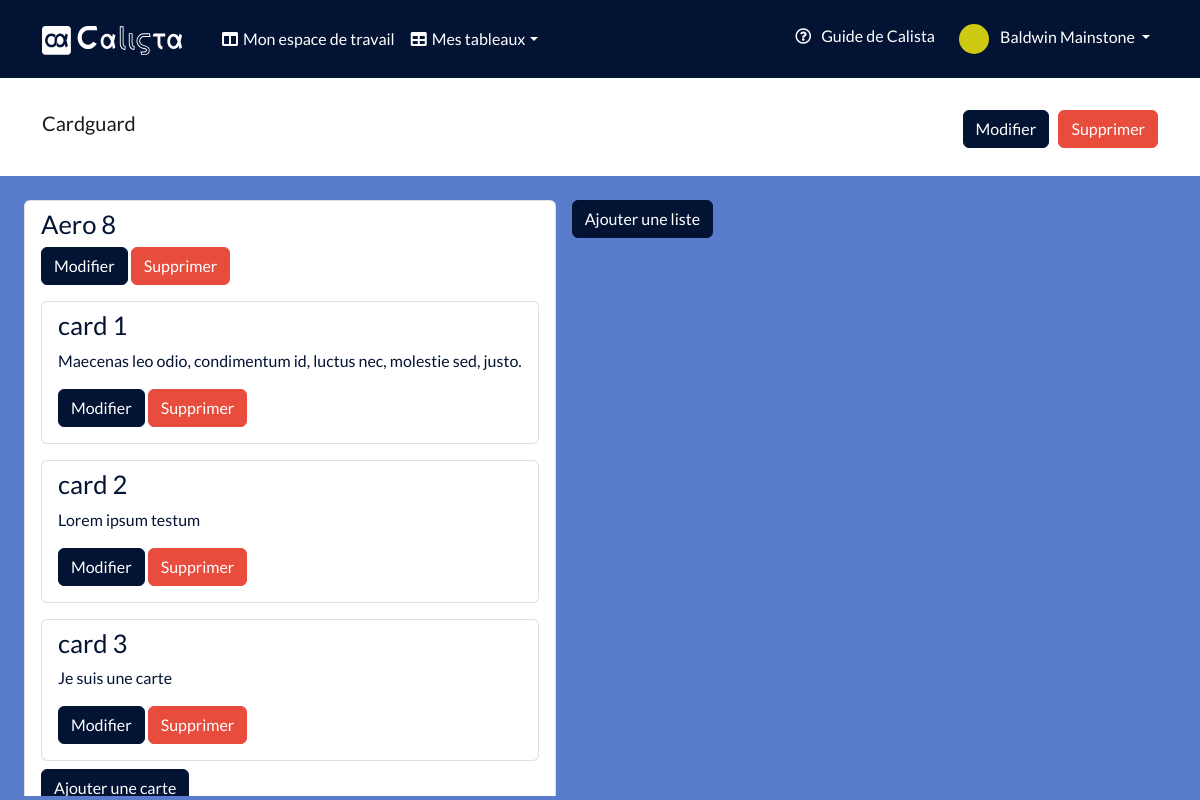
/boards/show.php?id=1 (signed in), run on the app's committed database.
### tables this page shows
CREATE TABLE User_app(
   id INT AUTO_INCREMENT,
   email_user_app VARCHAR(100),
   type_account_user_app VARCHAR(50),
   password_user_app VARCHAR(64),
   first_name_user_app VARCHAR(50),
   last_name_user_app VARCHAR(50),
   state_of_account_user_app BOOLEAN,
   color_user_app VARCHAR(50) DEFAULT 'blue',
   profile_picture_user_app VARCHAR(50),
   creation_date_user_app DATE,
   PRIMARY KEY(id)
);

CREATE TABLE Board(
   id INT auto_increment,
   name_board VARCHAR(200),
   creation_date_board DATETIME,
   position_board INT,
   color_board VARCHAR(50) DEFAULT 'blue',
   id_user_app INT NOT NULL,
   PRIMARY KEY(id),
   FOREIGN KEY(id_user_app) REFERENCES User_app(id) ON UPDATE CASCADE ON DELETE CASCADE
);

CREATE TABLE List_app(
   id INT auto_increment,
   name_list_app VARCHAR(200),
   position_list_app INT,
   creation_date_list_app DATE,
   id_board INT NOT NULL,
   PRIMARY KEY(id),
   FOREIGN KEY(id_board) REFERENCES Board(id) ON UPDATE CASCADE ON DELETE CASCADE
);

CREATE TABLE Card(
   id INT auto_increment,
   name_card VARCHAR(200),
   position_card INT,
   starting_date_card DATE,
   content_card VARCHAR(2000),
   creation_date_card DATE,
   due_date_card DATE,
   color_card VARCHAR(50),
   id_list_app INT NOT NULL,
   PRIMARY KEY(id),
   FOREIGN KEY(id_list_app) REFERENCES List_app(id) ON UPDATE CASCADE ON DELETE CASCADE
);

### Controllers/Controller.php (called while the page is built, shortened)
<?php
abstract class Controller
{
    protected function view(string $fileName, array $data = [])
    {
        $filePath = base_path(self::VIEW_PATH . '/' . $fileName);
        if (file_exists($filePath)) {
            $userid = self::getCurrentUserId();
            if ($userid) {
                $user = User_app::find($userid);
            }
            require $filePath;
        }
    }
    protected static function getCurrentUserId()
    {
        return session('id');
    }
}

### Controllers/BoardsController.php (called while the page is built, shortened)
<?php
class BoardsController extends Controller
{
    public function show()
    {
        $boardId = $_GET['id'] ?? null;
        $board = Board::find($boardId);
        $lists = $board->listapp();
        $listIds = [];
        $newLists = [];
        foreach ($lists as $list) {
            $listIds[] = $list['id'];
            $newLists[$list['id']] = $list;
            $newLists[$list['id']]['cards'] = [];
        }
        $lists = $newLists;
        $cards = Card::getCardsFromListIds($listIds);
        foreach ($cards as $card) {
            $lists[$card['id_list_app']]['cards'][] = $card;
        }
        usort($lists, fn ($a, $b) => $a['position_list_app'] <=> $b['position_list_app']);
        return $this->view('boards/show.php', [
            'board' => $board,
            'lists' => $lists,
        ]);
    }
}

### public/boards/show.php (called while the page is built, shortened)
<?php
$controller = new Controllers\BoardsController();
switch ($_SERVER['REQUEST_METHOD']) {
    case 'GET':
        $controller->show();
        break;
}

### Models/Model.php (called while the page is built, shortened)
<?php
abstract class Model
{
    protected static $db;
    protected $table;
    protected $identifier = 'id';
    public function hydrate(array $data): self
    {
        return $this;
    }
    public static function find($id)
    {
        $model = new static();
        $data = $model->select(
            "SELECT * FROM {$model->getTable()} WHERE {$model->getIdentifier()} = :id",
            [':id' => $id],
            1
        );
        return $model->hydrate($data);
    }
    public static function select(
        string $sql,
        array $data = [],
        ?int $limit = null,
        int $mode = PDO::FETCH_ASSOC
    ): array {
        $builder = new static();
        if ($limit) {
            $sql .= ' LIMIT ' . $limit;
        }
        $req = $builder::db()->prepare($sql);
        $req->execute($data);
        if ($limit === 1) {
            return $req->fetch($mode) ?: [];
        } else {
            return $req->fetchAll($mode) ?: [];
        }
    }
    public function getTable()
    {
        return $this->table;
    }
    public function getIdentifier()
    {
        return $this->identifier;
    }
    public static function db()
    {
        return self::$db;
    }
    protected static function openConnection()
    {
        $DSN = DB_PDO_DRIVER
            . ':host=' . DB_HOSTNAME
            . ';port=' . DB_PORT
            . ';dbname=' . DB_DATABASE;
        try {
            self::$db = new PDO($DSN, DB_USERNAME, DB_PASSWORD, [
                PDO::ATTR_PERSISTENT => true,
            ]);
        } catch (PDOException $e) {
            echo $e->getMessage() . '<br>';
            exit();
        }
    }
}

### Models/Board.php (called while the page is built, shortened)
<?php
class Board extends Model
{
    public $id;
    public static function find($id): Board
    {
        return parent::find($id);
    }
    public function listapp(): array
    {
        $model = new List_App();
        return $this->select("SELECT * FROM {$model->getTable()} WHERE id_board = :board_id", [
            'board_id' => $this->id,
        ]);
    }
}

### supports/helpers.php (called while the page is built, shortened)
<?php
if (!function_exists('session')) {
    function session(?string $key = null, $value = null)
    {
        if ($key and !is_null($value)) {
            $_SESSION[$key] = $value;
            return true;
        } elseif ($key) {
            return $_SESSION[$key] ?? null;
        }
        return $_SESSION;
    }
}

### Models/User_app.php (called while the page is built, shortened)
<?php
class User_app extends Model
{
    public $first_name_user_app;
    public $last_name_user_app;
    public static function find($id)
    {
        return parent::find($id);
    }
    public function getFullName()
    {
        return $this->first_name_user_app . ' ' . $this->last_name_user_app;
    }
}

### Models/Card.php (called while the page is built, shortened)
<?php
class Card extends Model
{
    public static function getCardsFromListIds(array $listIds): array
    {
        $model = new Card();
        return $model->select("SELECT * FROM {$model->getTable()} WHERE id_list_app IN (:list_ids)", [
            'list_ids' => implode(',', $listIds),
        ]);
    }
}

### Views/boards/show.php (the view, shortened to what this page needs)
<!DOCTYPE html>
<html lang="fr">
<head>
    <link rel="stylesheet" href="/assets/css/bootstrap.css">
    <link rel="stylesheet" href="/assets/css/root-<?php echo $board->color_board; ?>-theme.css">
    <link rel="stylesheet" href="/assets/css/custom-style.css">
    <link rel="stylesheet" href="https://cdnjs.cloudflare.com/ajax/libs/font-awesome/5.13.0/css/all.min.css">
</head>
<body>
    <header>
        <?php require view_path('/components/nav.php'); ?>
        <?php require view_path('/components/board-ruban.php'); ?>
    </header>
    <main>
        <div class="dashboard container-fluid overflow-auto">
            <div class="container-fluid" id="error-message">
                <div class="mt-4">
                    <ul id="lists" class="list-group list-group-horizontal gap-3">
                        <?php foreach ($lists as $list) : ?>
                            <li id="<?php echo "list-" . $list['id'] ?>" class="list-style list-group">
                                <div class="list-group-item list-group">
                                    <h2 id="<?php echo "title-" . $list['id'] ?>"><?php echo $list['name_list_app'] ?></h2>
                                    <div class="my-2">
                                        <button data-id="<?php echo $list['id'] ?>" type="button" class="modify-list-button btn btn-primary" data-bs-toggle="modal" data-bs-target="#modify-list">
                                            Modifier
                                        </button>
                                        <button data-id="<?php echo $list['id'] ?>" type="button" class="btn btn-danger delete-list-button" data-bs-toggle="modal" data-bs-target="#delete-list">
                                            Supprimer
                                        </button>
                                    </div>
                                    <ul class="list-group" id="<?php echo "listend-" . $list['id'] ?>">
                                        <?php foreach ($list['cards'] as $card) : ?>
                                            <li class="list-group my-2" data-id="<?php echo $card['id'] ?>">
                                                <div class="list-group-item">
                                                    <h3 id="<?php echo "card-name-" . $card['id'] ?>"><?php echo $card['name_card'] ?></h3>
                                                    <p id="<?php echo "card-content-" . $card['id'] ?>"><?php echo $card['content_card'] ?></p>
                                                    <div class="my-2">
                                                        <button data-id="<?php echo $card['id'] ?>" type="button" class="modify-card-button btn btn-primary" data-bs-toggle="modal" data-bs-target="#modify-card">
                                                            Modifier
                                                        </button>
                                                        <button type="button" class="btn btn-danger delete-card-button" data-bs-toggle="modal" data-bs-target="#delete-card">
                                                            Supprimer
                                                        </button>
                                                    </div>
                                                </div>
                                            </li>
                                        <?php endforeach; ?>
                                    </ul>
                                    <button type="button" id="button-add-card" class="btn btn-primary" data-bs-toggle="modal" data-bs-target="#create-card">
                                        Ajouter une carte
                                    </button>
                                </div>
                            </li>
                        <?php endforeach; ?>
                        <li class="button-add-list-li">
                            <button type="button" id="button-add-list" class="btn btn-primary" data-bs-toggle="modal" data-bs-target="#create-list">
                                Ajouter une liste
                            </button>
                        </li>
                    </ul>
                </div>
            </div>
        </div>
    </main>
</body>
</html>

### Views/components/nav.php (shortened to what this page needs)
<nav class="navbar navbar-expand-lg navbar-dark">
    <div class="container gap-3">
        <a class="navbar-brand" href="/index.php"><img id="logo-nav" src="/assets/pictures/calista-logo-white.svg" alt="Calista, application Trello like"></a>
        <div class="collapse navbar-collapse" id="navbarColor01">
            <ul class="navbar-nav me-auto">
                <li class="nav-item">
                    <a id="dashboard-nav" class="nav-link" href="/home.php">Mon espace de travail
                    </a>
                </li>
                <li class="nav-item dropdown">
                    <a id="boards-nav" class="nav-link dropdown-toggle" data-bs-toggle="dropdown" href="#" role="button" aria-haspopup="true" aria-expanded="false">Mes tableaux</a>
                </li>
            </ul>
            <ul class="navbar-nav gap-2">
                <li class="nav-item">
                    <a class="nav-link" id="help-icon-nav" href="">Guide de Calista
                    </a>
                </li>
                <li class="nav-item dropdown">
                    <a class="nav-link dropdown-toggle" data-bs-toggle="dropdown" href="#" role="button" aria-haspopup="true" aria-expanded="false">
                        <img id="profile-icon-nav" src="/assets/pictures/profile-picture.svg" alt="Menu de profil">
                        <span id="nav-profile-name">
                            <?php
                            echo ($user->getFullName());
                            ?>
                        </span>
                    </a>
                </li>
            </ul>
        </div>
    </div>
</nav>

### Views/components/board-ruban.php (shortened to what this page needs)
<div class="navbar navbar-expand-lg navbar-white">
    <div class="container">
        <h1 class="navbar-brand"><?php echo ($board->name_board); ?><h1>
                <div class="collapse navbar-collapse" id="navbarColor01">
                    <ul class="navbar-nav me-auto">
                        <li class="nav-item">
                            <button type="button" class="btn btn-primary" data-bs-toggle="modal" data-bs-target="#modify-board">
                                Modifier
                            </button>
                            <button type="button" class="btn btn-danger" data-bs-toggle="modal" data-bs-target="#delete-board">
                                Supprimer
                            </button>
                        </li>
                    </ul>
                </div>
    </div>
</div>

### public/assets/css/root-blue-theme.css (style rules this page uses)
:root { --bs-primary: #031333; --bs-secondary: #597BCB; --bs-third: #113680; }

### public/assets/css/custom-style.css (style rules this page uses)
body { background-color: var(--bs-secondary); }
h1, h2, h3, h4, a, p { color: var(--bs-primary); }
h2, h3 { font-size: 1.6rem; }
a { color: var(--bs-primary); text-decoration: none; }
#profile-icon-nav { width: 30px; }
#logo-nav { width: 140px; }
.navbar-dark { background-color: var(--bs-primary); --bs-navbar-color: #fff; --bs-navbar-hover-color: var(--bs-secondary); --bs-navbar-active-color: var(--bs-secondary); }
#nav-profile-name { margin-left: 8px; }
#help-icon-nav { cursor: pointer; margin-bottom: 2px; }
#help-icon-nav::before { font-family: "Font Awesome 5 Free"; content: "\f059"; margin-right: 10px; }
#dashboard-nav::before { font-family: "Font Awesome 5 Free"; font-weight: 900; content: "\f0db"; margin-right: 5px; }
#boards-nav::before { font-family: "Font Awesome 5 Free"; font-weight: 900; content: "\f0ce"; margin-right: 5px; }
.btn-primary { --bs-btn-color: #fff; --bs-btn-bg: var(--bs-primary); --bs-btn-border-color: var(--bs-primary); --bs-btn-hover-color: #fff; --bs-btn-hover-bg: var(--bs-third); --bs-btn-hover-border-color: var(--bs-primary); --bs-btn-focus-shadow-rgb: 76, 91, 106; --bs-btn-active-color: #fff; --bs-btn-active-bg: var(--bs-third); --bs-btn-active-border-color: var(--bs-third); --bs-btn-active-shadow: inset 0 3px 5px rgba(0, 0, 0, 0.125); }
.navbar-white { background-color: #fff; }
.list-style { min-width: 300px; }
.dashboard { height: calc(100vh - (180px)); }
.button-add-list-li { list-style: none; }

### data on the page
user_app: $user->getFullName() "Baldwin Mainstone"
board: name_board "Cardguard"
list_app: name_list_app "Aero 8"
card: name_card "card 1", content_card "Maecenas leo odio, condimentum id, luctus nec, molestie sed, justo."
card: name_card "card 2", content_card "Lorem ipsum testum"
card: name_card "card 3", content_card "Je suis une carte"
